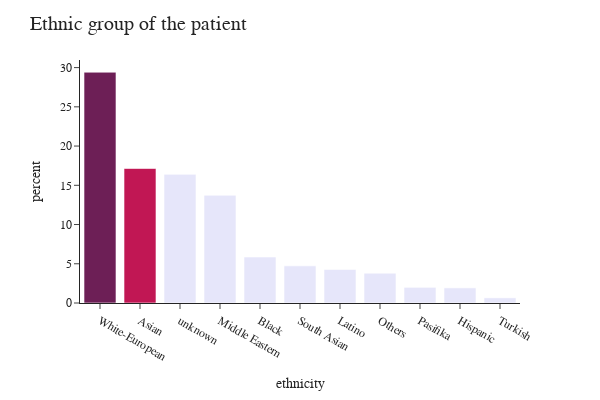
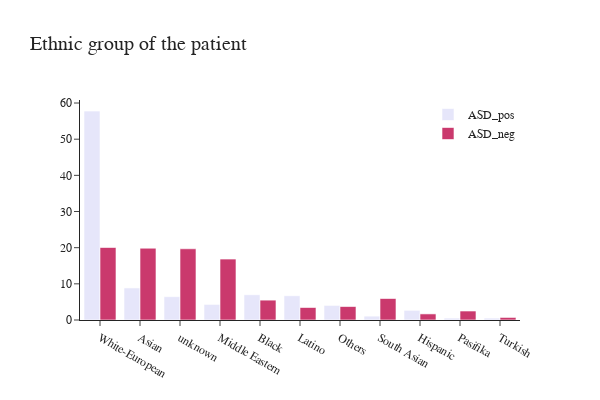

Here is the notebook cell these charts were saved with, in order:
### Markdown cell above
- Ethnicity

### Code cell
fig = px.histogram(df, x="ethnicity",
                   width=600, 
                   height=400,
                   histnorm='percent',
                   template="simple_white"
                   )

fig.update_layout(title="Ethnic group of the patient", 
                  font_family="San Serif",
                  titlefont={'size': 20},
                  legend=dict(
                  orientation="v", y=1, yanchor="top", x=1.0, xanchor="right" )                 
                 ).update_xaxes(categoryorder='total descending')

colors = ['lavender',] * 15  
colors[1] = '#c11754' 
colors[0] = '#6d1f56' 


fig.update_traces(marker_color=colors, 
                )
fig.show()

fig = go.Figure()
fig.add_trace(go.Histogram(x=ASD_pos['ethnicity'],histnorm='percent',
              name='ASD_pos', marker_color = 'lavender'),
              )
fig.add_trace(go.Histogram(x=ASD_neg['ethnicity'],histnorm='percent',
              name='ASD_neg', marker_color = '#c11754', opacity=0.85),
             )  

fig.update_layout(title="Ethnic group of the patient", 
                  font_family="San Serif",
                  titlefont={'size': 20},
                  template='simple_white',
                  width=600, 
                  height=400,
                  legend=dict(
                  orientation="v", y=1, yanchor="top", x=1.0, xanchor="right" )                 
                 ).update_xaxes(categoryorder='total descending') 

fig.show()

### Figure 1 — Plotly figure (JSON) as saved in the notebook; plotly's stock layout.template omitted (floating-point values rounded to 4 significant figures; data arrays with more than 128 entries replaced by an {"elided": "..."} marker saying what was removed)
{"data": [{"alignmentgroup": "True", "bingroup": "x", "histnorm": "percent", "hovertemplate": "ethnicity=%{x}<br>percent=%{y}<extra></extra>", "legendgroup": "", "marker": {"color": ["#6d1f56", "#c11754", "lavender", "lavender", "lavender", "lavender", "lavender", "lavender", "lavender", "lavender", "lavender", "lavender", "lavender", "lavender", "lavender"], "pattern": {"shape": ""}}, "name": "", "offsetgroup": "", "orientation": "v", "showlegend": false, "type": "histogram", "x": {"elided": "1499 str values"}, "xaxis": "x", "yaxis": "y"}], "layout": {"barmode": "relative", "font": {"family": "San Serif"}, "height": 400, "legend": {"orientation": "v", "tracegroupgap": 0, "x": 1, "xanchor": "right", "y": 1, "yanchor": "top"}, "margin": {"t": 60}, "title": {"font": {"size": 20}, "text": "Ethnic group of the patient"}, "width": 600, "xaxis": {"anchor": "y", "categoryorder": "total descending", "domain": [0, 1], "title": {"text": "ethnicity"}}, "yaxis": {"anchor": "x", "domain": [0, 1], "title": {"text": "percent"}}}}

### Figure 2 — Plotly figure (JSON) as saved in the notebook; plotly's stock layout.template omitted (floating-point values rounded to 4 significant figures; data arrays with more than 128 entries replaced by an {"elided": "..."} marker saying what was removed)
{"data": [{"histnorm": "percent", "marker": {"color": "lavender"}, "name": "ASD_pos", "type": "histogram", "x": {"elided": "372 str values"}}, {"histnorm": "percent", "marker": {"color": "#c11754"}, "name": "ASD_neg", "opacity": 0.85, "type": "histogram", "x": {"elided": "1127 str values"}}], "layout": {"font": {"family": "San Serif"}, "height": 400, "legend": {"orientation": "v", "x": 1, "xanchor": "right", "y": 1, "yanchor": "top"}, "title": {"font": {"size": 20}, "text": "Ethnic group of the patient"}, "width": 600, "xaxis": {"categoryorder": "total descending"}}}
